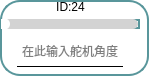
       <widget class="QFrame" name="frame_18">
        <property name="enabled">
         <bool>true</bool>
        </property>
        <property name="layoutDirection">
         <enum>Qt::RightToLeft</enum>
        </property>
        <property name="styleSheet">
         <string notr="true">* {
  background: white; /* 背景改为白色 */
  border: 2px solid #59969b; /* 使用与滑块一致的颜色 */
  border-radius: 20px;
}

</string>
        </property>
        <property name="frameShape">
         <enum>QFrame::StyledPanel</enum>
        </property>
        <property name="frameShadow">
         <enum>QFrame::Raised</enum>
        </property>
        <widget class="QLineEdit" name="lineEdit_servo24">
         <property name="enabled">
          <bool>true</bool>
         </property>
         <property name="geometry">
          <rect>
           <x>17</x>
           <y>36</y>
           <width>106</width>
           <height>31</height>
          </rect>
         </property>
         <property name="maximumSize">
          <size>
           <width>120</width>
           <height>16777215</height>
          </size>
         </property>
         <property name="layoutDirection">
          <enum>Qt::LeftToRight</enum>
         </property>
         <property name="styleSheet">
          <string notr="true">QLineEdit {
            border-top: none;
            border-left: none;
            border-right: none;
            border-bottom: 1px solid black;
            background-color: transparent;
        }
        
        QLineEdit:focus {
            border-bottom: 1px solid #2a70f4;
        }</string>
         </property>
         <property name="alignment">
          <set>Qt::AlignCenter</set>
         </property>
         <property name="placeholderText">
          <string>在此输入舵机角度</string>
         </property>
        </widget>
        <widget class="QSlider" name="Slider_Servo24">
         <property name="geometry">
          <rect>
           <x>1</x>
           <y>19</y>
           <width>139</width>
           <height>10</height>
          </rect>
         </property>
         <property name="maximumSize">
          <size>
           <width>16777215</width>
           <height>10</height>
          </size>
         </property>
         <property name="layoutDirection">
          <enum>Qt::LeftToRight</enum>
         </property>
         <property name="styleSheet">
          <string notr="true">QSlider::groove:horizontal {
    border: none;
    height: 10px;
    background-color: lightgray;
    border-radius: 5px;
}

QSlider::handle:horizontal {
    width: 12px; /* 增大滑块的宽度 */
    margin: -1px 0px -1px -5px;
    border-radius: 6px; /* 也可以调整圆角半径以匹配滑块的大小 */
    background-color: white;
}

QSlider::sub-page:horizontal {
    background-color: qlineargradient(x1:0, y1:0, x2:1, y2:1, stop:0 #59969b, stop:1 #04e7fa);
    border-radius: 5px;
}
</string>
         </property>
         <property name="minimum">
          <number>0</number>
         </property>
         <property name="maximum">
          <number>240</number>
         </property>
         <property name="orientation">
          <enum>Qt::Horizontal</enum>
         </property>
         <property name="invertedAppearance">
          <bool>false</bool>
         </property>
         <property name="tickPosition">
          <enum>QSlider::NoTicks</enum>
         </property>
         <property name="tickInterval">
          <number>1</number>
         </property>
        </widget>
        <widget class="QLabel" name="label_id24">
         <property name="geometry">
          <rect>
           <x>1</x>
           <y>2</y>
           <width>139</width>
           <height>10</height>
          </rect>
         </property>
         <property name="minimumSize">
          <size>
           <width>0</width>
           <height>10</height>
          </size>
         </property>
         <property name="maximumSize">
          <size>
           <width>16777215</width>
           <height>10</height>
          </size>
         </property>
         <property name="styleSheet">
          <string notr="true">QLabel{border: none; /* 去掉控件的边框 */}
QLabel{background: none; /* 去掉控件的边框 */}</string>
         </property>
         <property name="text">
          <string>ID:24</string>
         </property>
         <property name="alignment">
          <set>Qt::AlignCenter</set>
         </property>
        </widget>
       </widget>
